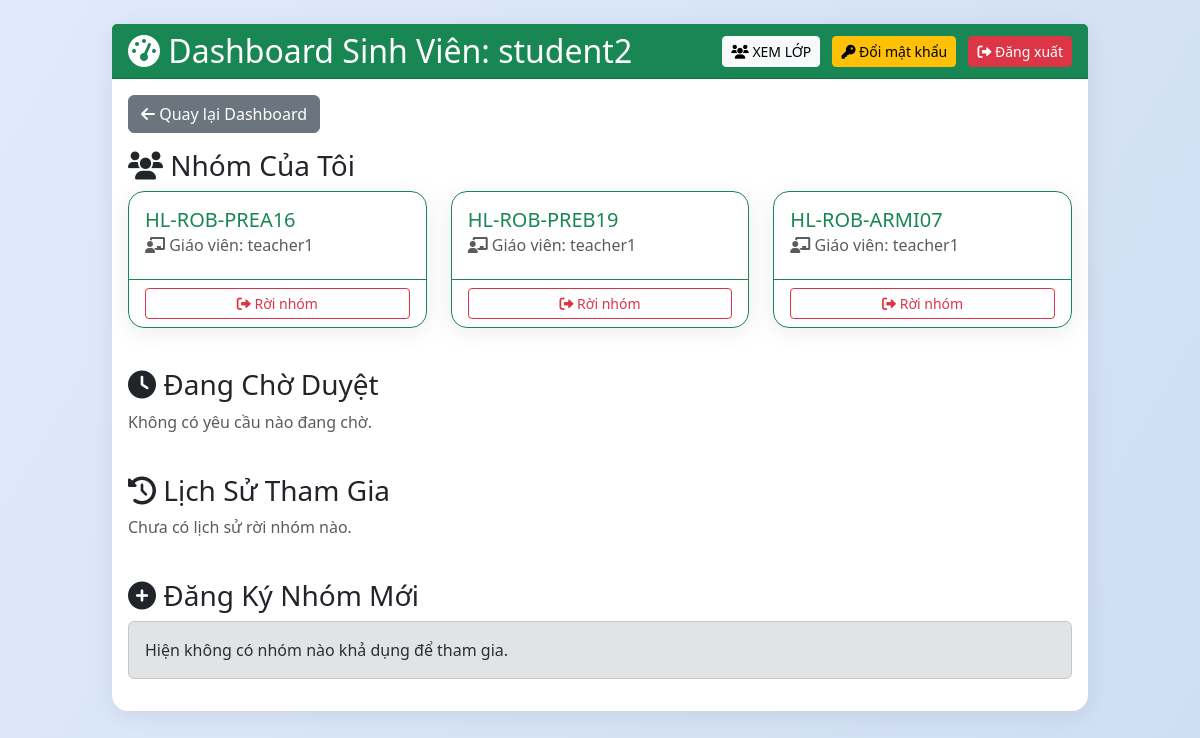
/student/groups (signed in), run on the app's committed database.
### tables this page shows
CREATE TABLE users (
            id INTEGER PRIMARY KEY AUTOINCREMENT,
            username TEXT UNIQUE,
            password TEXT,
            role TEXT,
            email TEXT UNIQUE,
            rsa_private BLOB,
            salt TEXT,
            full_name TEXT,
            student_id TEXT,
            class_name TEXT,
            status TEXT DEFAULT 'approved',
            approval_note TEXT,
            selected_teachers TEXT,
            teacher_id TEXT,
            failed_attempts INTEGER DEFAULT 0,
            lock_until TEXT
        , is_deleted INTEGER DEFAULT 0, is_locked INTEGER DEFAULT 0);

CREATE TABLE groups (
            id INTEGER PRIMARY KEY AUTOINCREMENT,
            name TEXT,
            teacher_id INTEGER,
            description TEXT,
            code TEXT
        , aes_key BLOB);

### app.py (the view, shortened to what this page needs)
@app.route('/student/groups', methods=['GET','POST'])
@login_required
def student_groups():
    if current_user.role != 'student': return redirect('/dashboard')
    my_groups = c.execute("""
        SELECT g.id, g.name, u.username as teacher_name, g.description
        FROM groups g
        JOIN group_members gm ON g.id = gm.group_id
        JOIN users u ON g.teacher_id = u.id
        WHERE gm.student_id=? AND gm.status='approved'
    """, (current_user.id,)).fetchall()
    pending_groups = c.execute("""
        SELECT g.id, g.name, u.username, gm.student_note
        FROM groups g
        JOIN group_members gm ON g.id = gm.group_id
        JOIN users u ON g.teacher_id = u.id
        WHERE gm.student_id=? AND gm.status='pending'
    """, (current_user.id,)).fetchall()
    all_groups = c.execute("SELECT g.id, g.name, u.full_name, g.description, g.code FROM groups g JOIN users u ON g.teacher_id=u.id").fetchall()
    available_groups = []
    for g in all_groups:
        gid = g[0]
        status_row = c.execute("SELECT status FROM group_members WHERE group_id=? AND student_id=?", (gid, current_user.id)).fetchone()
        status = status_row[0] if status_row else None
        if status not in ['approved', 'pending', 'blocked']:
            available_groups.append(g)
    history_groups = c.execute("""
        SELECT g.id, g.name, u.full_name as teacher_name, g.description
        FROM groups g
        JOIN group_members gm ON g.id = gm.group_id
        JOIN users u ON g.teacher_id = u.id
        WHERE gm.student_id=? AND gm.status='left'
    """, (current_user.id,)).fetchall()
    return render_template('student_groups.html', my_groups=my_groups, pending_groups=pending_groups, available_groups=available_groups, history_groups=history_groups)

### app.py (called while the page is built)
@login_manager.user_loader
def load_user(uid):
    row = c.execute("SELECT id, username, role, email FROM users WHERE id=?",(uid,)).fetchone()
    return User(*row) if row else None

@app.before_request
def ensure_csrf_token():
    if 'csrf_token' not in session:
        session['csrf_token'] = secrets.token_hex(16)

@app.after_request
def set_security_headers(resp):
    resp.headers['X-Frame-Options'] = 'SAMEORIGIN'
    resp.headers['X-Content-Type-Options'] = 'nosniff'
    resp.headers['Referrer-Policy'] = 'no-referrer'
    resp.headers['Content-Security-Policy'] = "default-src 'self'; script-src 'self' https://cdn.jsdelivr.net 'unsafe-inline' blob:; worker-src 'self' blob:; style-src 'self' https://cdn.jsdelivr.net https://cdnjs.cloudflare.com 'unsafe-inline'; font-src 'self' https://cdnjs.cloudflare.com; img-src 'self' data:; frame-ancestors 'self'; object-src 'none'"
    return resp

### templates/student_groups.html (shortened to what this page needs)
{% extends "base.html" %}
{% block content %}
<div class="mb-3">
    <a href="/dashboard" class="btn btn-secondary"><i class="fas fa-arrow-left"></i> Quay lại Dashboard</a>
</div>
<div class="row">
    <div class="col-md-12 mb-4">
        <h3><i class="fas fa-users"></i> Nhóm Của Tôi</h3>
        {% if my_groups %}
        <div class="row">
            {% for group in my_groups %}
            <div class="col-md-4 mb-3">
                <div class="card h-100 border-success">
                    <div class="card-body">
                        <h5 class="card-title text-success">
                            <a href="/student/group/{{ group[0] }}" class="text-decoration-none text-success stretched-link">
                                {{ group[1] }}
                            </a>
                        </h5>
                        <h6 class="card-subtitle mb-2 text-muted"><i class="fas fa-chalkboard-teacher"></i> Giáo viên: {{ group[2] }}</h6>
                    </div>
                    <div class="card-footer bg-transparent border-success position-relative">
                        <form method="post" onsubmit="return confirm('Bạn có chắc chắn muốn rời khỏi nhóm này? Giáo viên sẽ nhận được thông báo.');" style="position: relative; z-index: 2;">
                            <button type="submit" class="btn btn-outline-danger btn-sm w-100">
                                <i class="fas fa-sign-out-alt"></i> Rời nhóm
                            </button>
                        </form>
                    </div>
                </div>
            </div>
            {% endfor %}
        </div>
        {% else %}
        <div class="alert alert-info">Bạn chưa tham gia nhóm nào.</div>
        {% endif %}
    </div>
    <div class="col-md-12 mb-4">
        <h3><i class="fas fa-clock"></i> Đang Chờ Duyệt</h3>
        {% if pending_groups %}
        <div class="list-group">
            {% for group in pending_groups %}
            <div class="list-group-item list-group-item-warning d-flex justify-content-between align-items-center">
                <div>
                    <h5 class="mb-1">{{ group[1] }}</h5>
                    <small>Giáo viên: {{ group[2] }}</small>
                    {% if group[3] %}
                    <br><small class="text-muted"><em>Ghi chú của bạn: {{ group[3] }}</em></small>
                    {% endif %}
                </div>
                <span class="badge bg-warning text-dark">Pending</span>
            </div>
            {% endfor %}
        </div>
        {% else %}
        <p class="text-muted">Không có yêu cầu nào đang chờ.</p>
        {% endif %}
    </div>
    <div class="col-md-12 mb-4">
        <h3><i class="fas fa-history"></i> Lịch Sử Tham Gia</h3>
        {% if history_groups %}
        <div class="row">
            {% for group in history_groups %}
            <div class="col-md-4 mb-3">
                <div class="card h-100 border-secondary bg-light">
                    <div class="card-body">
                        <h5 class="card-title text-secondary">
                            <a href="/student/group/{{ group[0] }}" class="text-decoration-none text-secondary stretched-link">
                                {{ group[1] }}
                            </a>
                        </h5>
                        <h6 class="card-subtitle mb-2 text-muted"><i class="fas fa-chalkboard-teacher"></i> {{ group[2] }}</h6>
                        <p class="card-text">{{ group[3] }}</p>
                        <span class="badge bg-secondary">Đã rời nhóm</span>
                    </div>
                    <div class="card-footer bg-transparent border-secondary position-relative" style="z-index: 2;">
                         <button class="btn btn-outline-primary btn-sm w-100" data-bs-toggle="modal" data-bs-target="#joinModal{{ group[0] }}">
                            <i class="fas fa-undo"></i> Xin vào lại
                        </button>
                    </div>
                </div>
            </div>
            {% endfor %}
        </div>
        {% else %}
        <p class="text-muted">Chưa có lịch sử rời nhóm nào.</p>
        {% endif %}
    </div>
    <div class="col-md-12">
        <h3><i class="fas fa-plus-circle"></i> Đăng Ký Nhóm Mới</h3>
        {% if available_groups %}
        <div class="table-responsive">
            <table class="table table-hover">
                <thead class="table-light">
                    <tr>
                        <th>Tên Nhóm</th>
                        <th>Giáo viên</th>
                        <th>Mô tả</th>
                        <th>Hành động</th>
                    </tr>
                </thead>
                <tbody>
                    {% for group in available_groups %}
                    <tr>
                        <td class="fw-bold">{{ group[1] }}</td>
                        <td>{{ group[2] }}</td>
                        <td>{{ group[3] }}</td>
                        <td>
                            <button class="btn btn-primary btn-sm" data-bs-toggle="modal" data-bs-target="#joinModal{{ group[0] }}">
                                <i class="fas fa-user-plus"></i> Tham gia
                            </button>
                            <div class="modal fade" id="joinModal{{ group[0] }}" tabindex="-1" aria-hidden="true">
                                <div class="modal-dialog">
                                    <div class="modal-content">
                                        <div class="modal-header">
                                            <h5 class="modal-title">Xin vào nhóm: {{ group[1] }}</h5>
                                            <button type="button" class="btn-close" data-bs-dismiss="modal" aria-label="Close"></button>
                                        </div>
                                        <form method="post">
                                            <div class="modal-body">
                                                <input type="hidden" name="csrf_token" value="{{ session.csrf_token }}">
                                                <input type="hidden" name="action" value="join">
                                                <input type="hidden" name="group_id" value="{{ group[0] }}">
                                                <div class="mb-3">
                                                    <label class="form-label">Lời nhắn cho giáo viên (tùy chọn):</label>
                                                    <textarea name="student_note" class="form-control" rows="3" placeholder="Em là... xin vào lớp..."></textarea>
                                                </div>
                                            </div>
                                            <div class="modal-footer">
                                                <button type="button" class="btn btn-secondary" data-bs-dismiss="modal">Hủy</button>
                                                <button type="submit" class="btn btn-primary">Gửi yêu cầu</button>
                                            </div>
                                        </form>
                                    </div>
                                </div>
                            </div>
                        </td>
                    </tr>
                    {% endfor %}
                </tbody>
            </table>
        </div>
        {% else %}
        <div class="alert alert-secondary">Hiện không có nhóm nào khả dụng để tham gia.</div>
        {% endif %}
    </div>
</div>
{% endblock %}

### templates/base.html (shortened to what this page needs)
<!DOCTYPE html>
<html lang="vi">
<head>
    <link href="https://cdn.jsdelivr.net/npm/bootstrap@5.3.0/dist/css/bootstrap.min.css" rel="stylesheet">
    <link href="https://cdnjs.cloudflare.com/ajax/libs/font-awesome/6.0.0/css/all.min.css" rel="stylesheet">
    <link rel="stylesheet" href="{{ url_for('static', filename='css/style.css') }}">
</head>
<body class="bg-light">
    <div class="container-fluid py-4">
        <div class="row justify-content-center">
            <div class="col-lg-10">
                <div class="card card-custom">
                    {% block header %}
                    {% if current_user.is_authenticated %}
                    <div class="card-header {% if current_user.role == 'teacher' %}bg-primary{% elif current_user.role == 'student' %}bg-success{% elif current_user.role == 'admin' %}bg-dark{% endif %} text-white d-flex justify-content-between align-items-center">
                        <h2 class="mb-0">
                            <i class="fas fa-tachometer-alt"></i>
                            {% if current_user.role == 'teacher' %}Hệ thống Quản Lý Đề thi{% elif current_user.role == 'student' %}Dashboard Sinh Viên: {{ current_user.username }}{% else %}Quản Trị Hệ Thống{% endif %}
                        </h2>
                        <div>
                            {% if current_user.role == 'student' %}
                            <a href="/student/groups" class="btn btn-light btn-sm me-2">
                                <i class="fas fa-users"></i> XEM LỚP
                            </a>
                            <a href="{{ url_for('change_password') }}" class="btn btn-warning btn-sm me-2">
                                <i class="fas fa-key"></i> Đổi mật khẩu
                            </a>
                            {% endif %}
                            <a href="{{ url_for('logout') }}" class="btn btn-danger btn-sm">
                                <i class="fas fa-sign-out-alt"></i> Đăng xuất
                            </a>
                        </div>
                    </div>
                    {% endif %}
                    {% endblock %}
                    <div class="card-body {% if not current_user.is_authenticated %}p-0 border-0{% endif %}">
                        {% block content %}{% endblock %}
                    </div>
                </div>
            </div>
        </div>
    </div>
</body>
</html>

### static/css/style.css (style rules this page uses)
body { font-family: 'Segoe UI', 'Roboto', Arial, sans-serif; background: linear-gradient(120deg, #e0eafc 0%, #cfdef3 100%); }
.card { border-radius: 16px; box-shadow: 0 4px 24px rgba(0,0,0,0.08); }
.card-header { border-radius: 16px 16px 0 0; }

### templates/base.html (style rules this page uses)
.card-custom { border: none; box-shadow: 0 4px 8px rgba(0,0,0,0.1); margin-bottom: 20px; }

### data on the page
users: username "student2"
groups: name "HL-ROB-PREA16", username "teacher1"
groups: name "HL-ROB-PREB19", username "teacher1"
groups: name "HL-ROB-ARMI07", username "teacher1"
